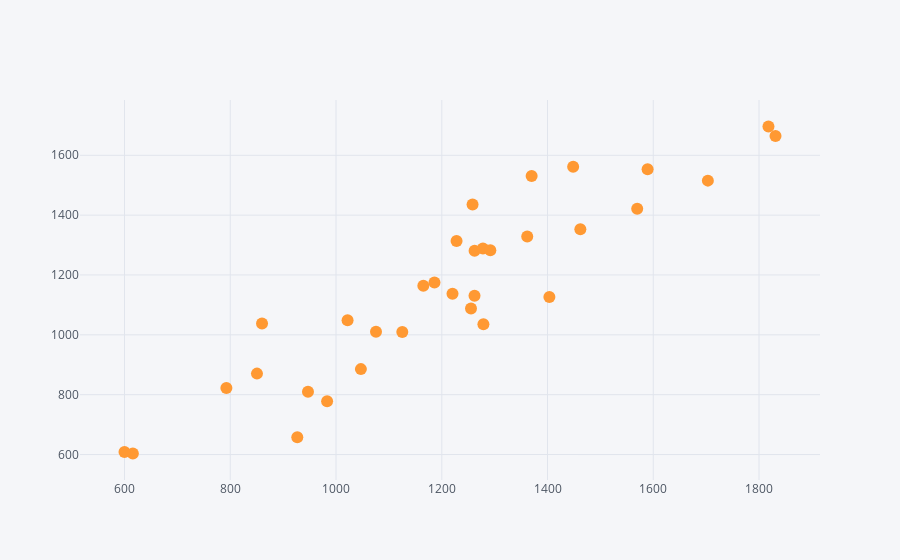

The notebook cell this image was saved under:
### Code cell
final_gender_data.iplot(kind= 'scatter', x ='male',y='female' , mode='markers' )

### Figure 1 — Plotly figure (JSON) as saved in the notebook; plotly's stock layout.template omitted (floating-point values rounded to 4 significant figures)
{"data": [{"line": {"color": "rgba(255, 153, 51, 1.0)", "dash": "solid", "shape": "linear", "width": 1.3}, "marker": {"size": 12, "symbol": "circle"}, "mode": "markers", "name": "female", "text": "", "type": "scatter", "x": [1165.0, 1262.0, 1076.0, 615.7, 1258.0, 1279.0, 1370.0, 860.0, 1125.0, 1262.0, 1278.0, 600.0, 792.7, 1818.0, 1186.0, 1703.0, 1292.0, 1047.0, 850.5, 1022.0, 1462.0, 926.7, 1589.0, 1228.0, 1404.0, 1220.0, 1362.0, 947.0, 1448.0, 1255.0, 1831.0, 1570.0, 983.1], "y": [1164.0, 1281.0, 1011.0, 603.4, 1435.0, 1035.0, 1531.0, 1038.0, 1009.0, 1131.0, 1289.0, 608.6, 822.1, 1696.0, 1175.0, 1515.0, 1283.0, 885.4, 870.4, 1049.0, 1353.0, 657.5, 1553.0, 1313.0, 1127.0, 1137.0, 1328.0, 809.6, 1561.0, 1088, 1664.0, 1421.0, 778.1]}], "layout": {"autosize": true, "legend": {"bgcolor": "#F5F6F9", "font": {"color": "#4D5663"}}, "paper_bgcolor": "#F5F6F9", "plot_bgcolor": "#F5F6F9", "title": {"font": {"color": "#4D5663"}}, "xaxis": {"autorange": true, "gridcolor": "#E1E5ED", "range": [514.2, 1917.0], "showgrid": true, "tickfont": {"color": "#4D5663"}, "title": {"font": {"color": "#4D5663"}, "text": ""}, "type": "linear", "zerolinecolor": "#E1E5ED"}, "yaxis": {"autorange": true, "gridcolor": "#E1E5ED", "range": [480.8, 1819.0], "showgrid": true, "tickfont": {"color": "#4D5663"}, "title": {"font": {"color": "#4D5663"}, "text": ""}, "type": "linear", "zerolinecolor": "#E1E5ED"}}}
